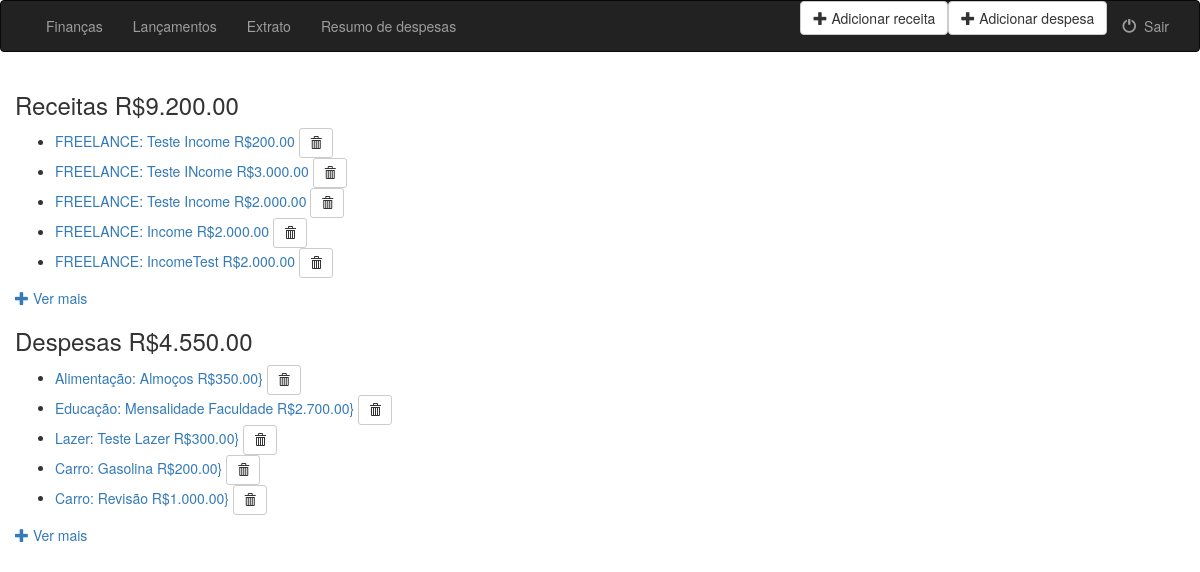
/finances/ (signed in), run on an earlier commit of the app's database.
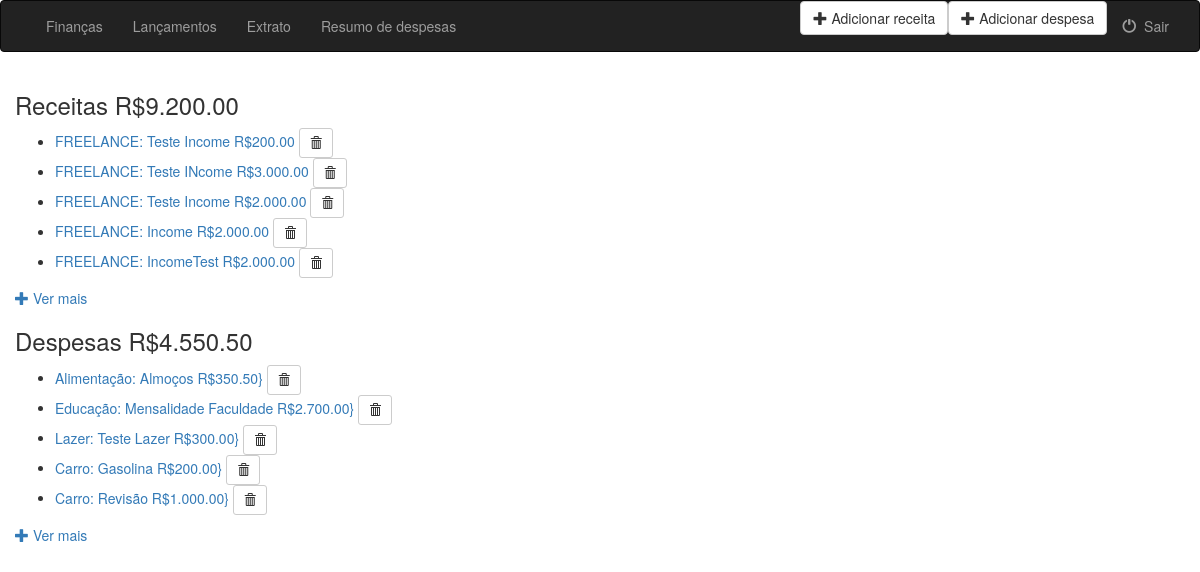
And on a later commit of the database.
### finances/models.py (models this page shows, shortened)
class Entry(models.Model):
    agent = models.ForeignKey(User, on_delete=models.CASCADE)
    category = models.ForeignKey(Category, on_delete=models.CASCADE)
    description = models.CharField(max_length=100)
    amount = models.FloatField()
    entry_date = models.DateField(default=timezone.now)
    objects = EntryManager()

class Category(models.Model):
    INCOME = 'IN'
    EXPENSE = 'EX'
    ENTRY_TYPE_CHOICES = (
        (INCOME, 'INCOME'),
        (EXPENSE, 'EXPENSE'),
    )
    entries_type = models.CharField(
        max_length=2,
        choices=ENTRY_TYPE_CHOICES,
        default= EXPENSE,
    )
    description = models.CharField(max_length=100)

### finances/views.py (the view)
# urls.py: path('', views.IndexView.as_view(), name='index'),
class IndexView(LoginRequiredMixin, View):
    template_name = 'finances/index.html'
    login_url = 'finances:login_user'
    def get(self, request):
      return get_list_entries(request, 5, self.template_name)

### finances/models.py (called while the page is built)
    def get_entries(self, user, month, year, limit, entry_type):
        try:
            return self.order_by('entry_date').filter(
                agent=user, category__in=Category.objects.filter(entries_type__in=entry_type),
                entry_date__month=month, entry_date__year=year
                )[:limit]
        except ObjectDoesNotExist:
            return None

    def get_incomes(self, user, month, year, limit):
        return self.get_entries(user, month, year, limit, [('IN')])

    def get_expenses(self, user, month, year, limit):
        return self.get_entries(user, month, year, limit, [('EX')])

    def get_all_entries(self, user, month, year, limit):
        return self.get_entries(user, month, year, limit, [('IN'), ('EX')])

    def get_entries_amount(self, user, entries):
        return entries.aggregate(Sum('amount'))

    def get_amount_expenses_by_category(self, user, month, year, limit):
        expenses = self.get_expenses(user, month, year, limit)
        return expenses.order_by('category__description').values('category__description').annotate(Sum('amount'))

### finances/templates/finances/index.html (shortened to what this page needs)
{% extends 'finances/base.html' %}
{% load format_currency %}
{% block body %}
{% if incomes %}
<div class="container-fluid">
    <h3>Receitas {{total_incomes.amount__sum|format_currency_symbol}}</h3>
    <ul>
        {% for income in incomes %}
        <li>
            <a href = "/finances/{{income.id}}/">{{income.category.description}}: {{income.description}} {{income.amount|format_currency_symbol}}</a>
            <form action="{% url 'finances:delete_entry' income.id %}" method="post" style="display: inline;">
                <button type="submit" class="btn btn-default btn-sm">
                    <span class="glyphicon glyphicon-trash"></span>
                </button>
            </form>
        </li>
        {% endfor %}
    </ul>
    {% else %}
    <h3> Você não possui receitas </h3>
    {% endif %}
    <a href="{% url 'finances:list_entry' %}"> <span class="glyphicon glyphicon-plus"></span>&nbsp;Ver mais</a>
    {% if expenses %}
    <h3>Despesas {{total_expenses.amount__sum|format_currency_symbol}}</h3>
    <ul>
        {% for expense in expenses %}
        <li>
            <a href = "/finances/{{expense.id}}/">{{expense.category.description}}: {{expense.description}} {{expense.amount|format_currency_symbol}}}</a>
            <form action="{% url 'finances:delete_entry' expense.id %}" method="post" style="display: inline;">
                <button type="submit" class="btn btn-default btn-sm">
                    <span class="glyphicon glyphicon-trash"></span>
                </button>
            </form>
        </li>
        {% endfor %}
    </ul>
    {% else %}
    <h3> Você não possui despesas </h3>
    {% endif %}
    <a href="{% url 'finances:list_entry' %}"> <span class="glyphicon glyphicon-plus"></span>&nbsp;Ver mais</a>
</div>
{% endblock %}

What changed in the data, as far as the page shows it:
changed Entry "Almoços": amount "R$350.00" → "R$350.50"
Also different on the page:
{{ total_expenses.amount__sum|format_currency_symbol }}: "R$4.550.00" → "R$4.550.50"
